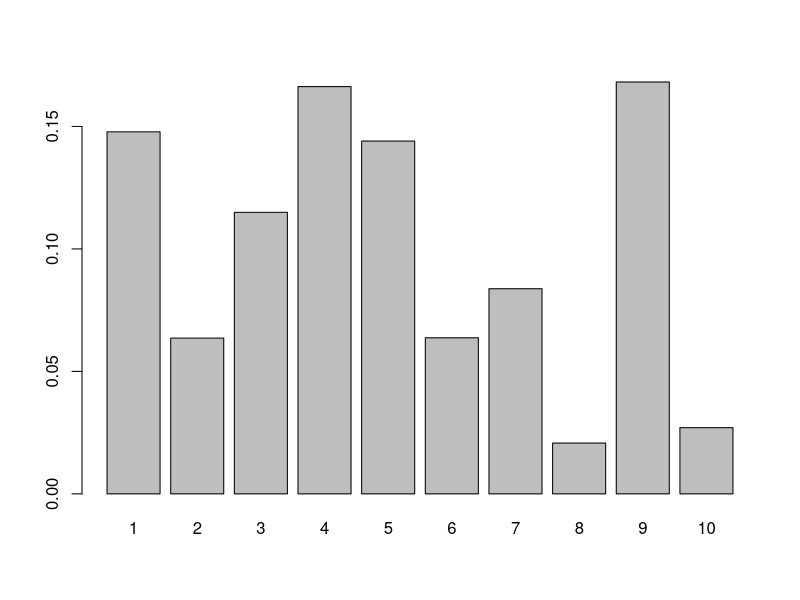
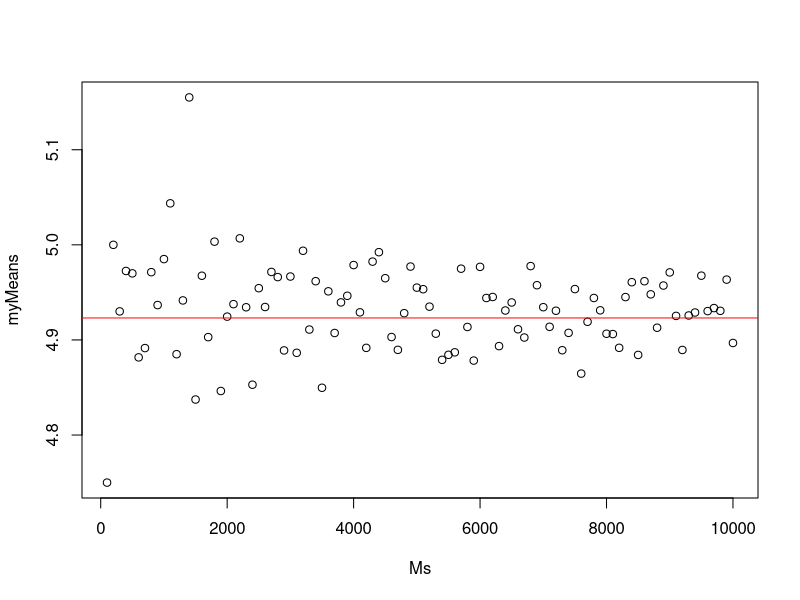
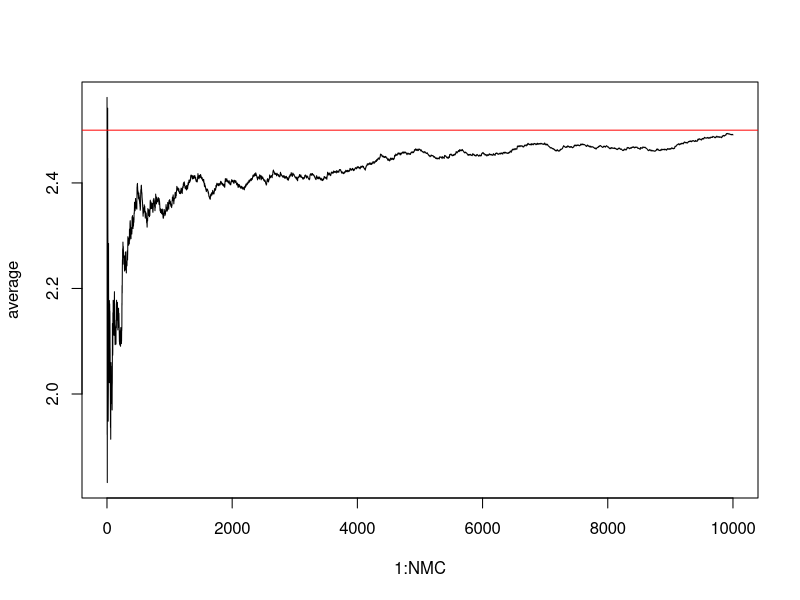
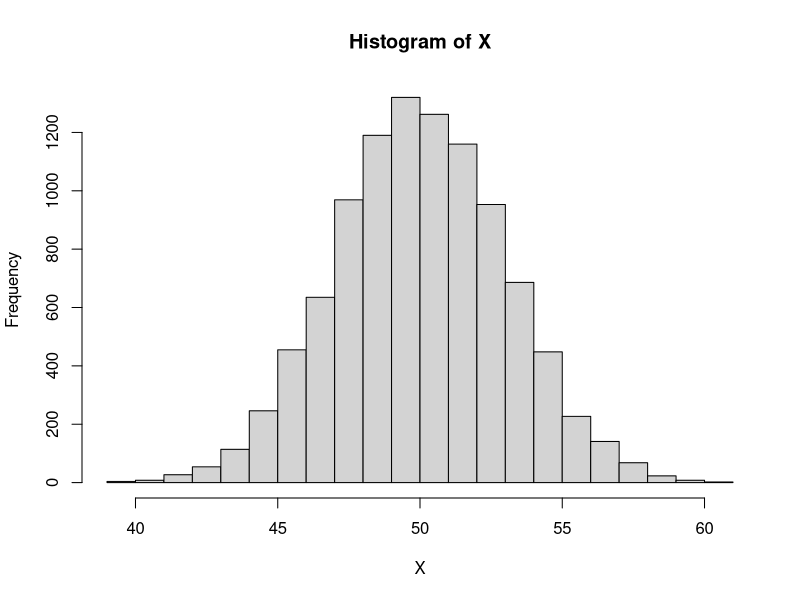
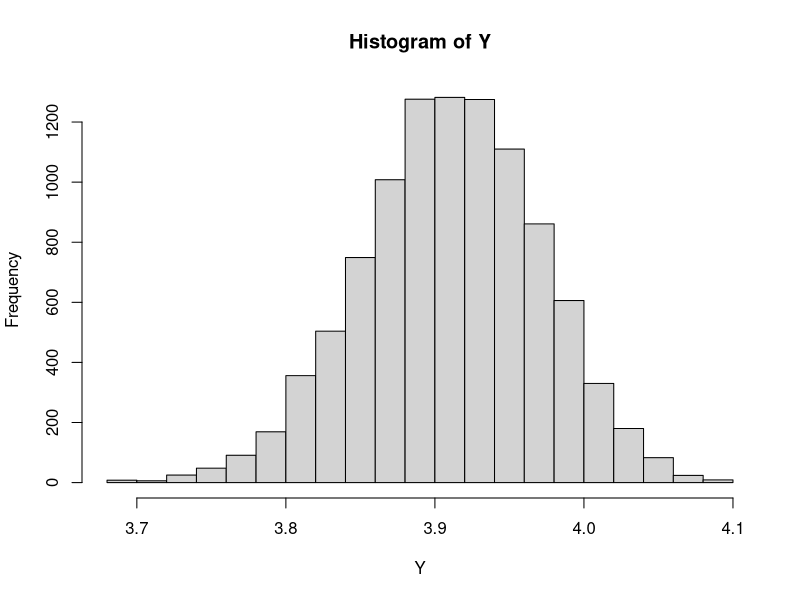
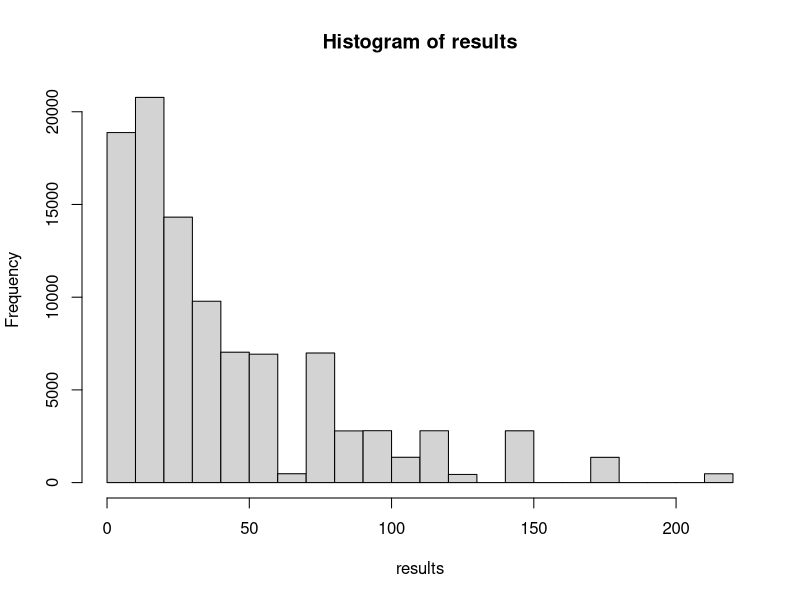
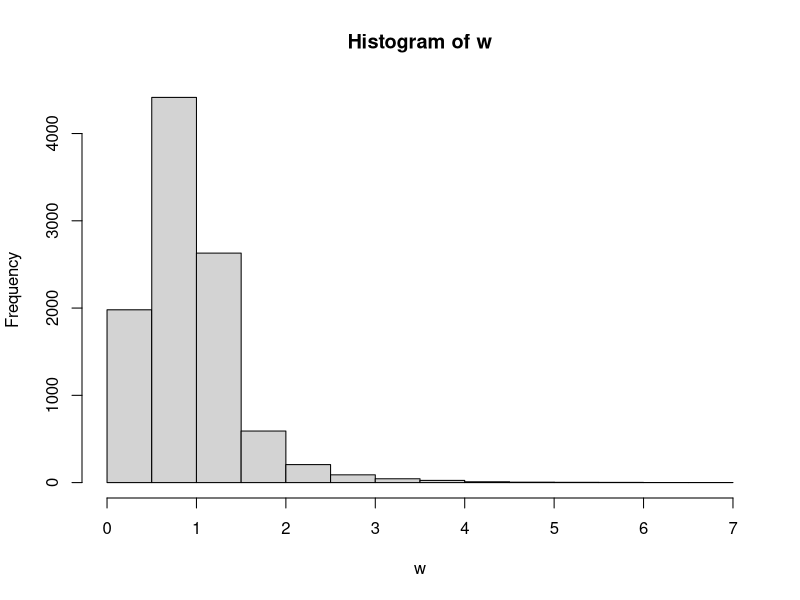
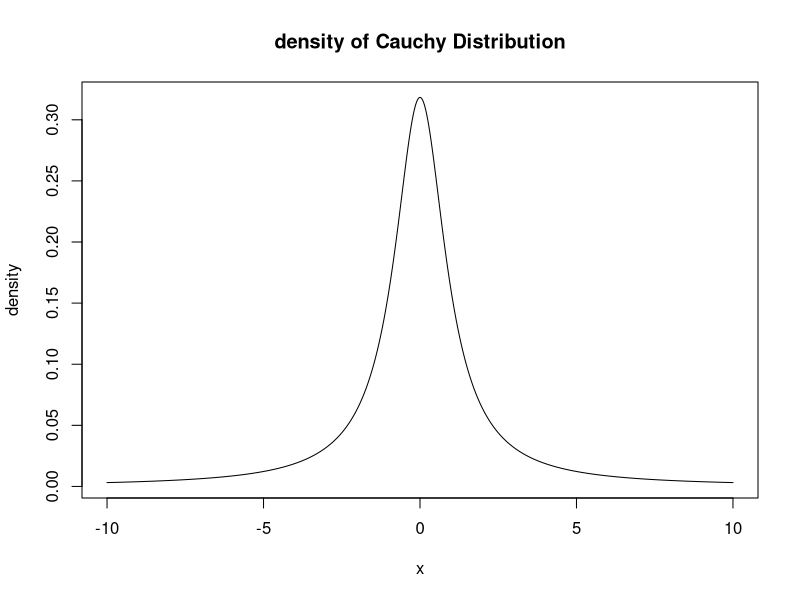

Source code (R) for these figures, in order:
## ---- chunk 1
knitr::opts_chunk$set(echo = TRUE)
## ---- chunk 2
set.seed(2)
NMC <- 100000 #Many Monte Carlo replicates
results <- rep(FALSE, NMC) # a vector for storing results
for(i in 1:NMC){
  X <- rnorm(1,5,3)
  Y <- rexp(1, .2)
  results[i] <- (X > Y) #TRUE or FALSE
}
mean(results)  ### the proportion of TRUES out of all replicates

#equivalently
sum(results) / length(results) # how many TRUEs / total replications
## ---- chunk 3
set.seed(2)
NMC <- 100000 #Many Monte Carlo replicates
X <- rnorm(NMC,5,3)
Y <- rexp(NMC, .2)
mean(X > Y)  ### the proportion of TRUES out of all replicates
## ---- chunk 4
set.seed(2)
NMC <- 100000 #Many Monte Carlo replicates
results <- replicate(NMC, rnorm(1,5,3)>rexp(1,.2))
#replicate( how many times, expression)
#this creates a vector of replicates! So easy!
mean(results)  ### the proportion of TRUES out of all replicates
## ---- chunk 5
x<- 1:10
px <- runif(10)
px <- px / sum(px)
barplot(height=px, names=x)

#Let's peek behind the curtain
(EX <- sum( x * px))
(VarX <- sum(x^2*px) - EX^2)
sum((x-EX)^2*px)
## ---- chunk 6
myMeans <- vector("numeric")
Ms <- seq(100, 10000, 100)
for(M in Ms){
  mySample <- sample(x, prob=px, size=M, replace=TRUE)
  myMeans[M/100] <- mean(mySample)
}
plot(x= Ms, y=myMeans)
abline(h=EX, col="red")
## ---- chunk 7
NMC <- 10000
randomExp <- rexp(NMC, .4)
numerator <- cumsum(randomExp)
average <- numerator / (1:NMC)
plot(x=1:NMC, y=average, type="l")
abline(h=1/.4, col="red")

## ---- chunk 8
set.seed(1)

MCN <- 100   #stands for Monte Carlo N

for(i in 1:5){
  #generate a bunch of values from the random variable
  myData <- rgamma(MCN, shape=5, scale=.5)
#  hist(myData)
  
  #Law of Large Numbers says that the sample average should be close to EX
  print(mean(myData))
  
}

## ---- chunk 9

MCN <- 100000   #stands for Monte Carlo N

#generate a bunch of values from the random variable
myData <- rgamma(MCN, shape=5, scale=.5)

#Law of Large Numbers says that the sample average should be close to EX
mean(myData)
## ---- chunk 10
X <- rexp(1000000, rate=3)
Y <- sqrt(X)
mean(Y)
## ---- chunk 11
mu <- 50
sigma <- 3

NMC <- 10000

X <- rnorm(NMC, mean=mu, sd=sigma)

#Look a the histogram
hist(X)

Y <- log(abs(X))
#histogram of log|X|
hist(Y)

mean(Y)
## ---- chunk 12
NMC <- 100000

results <- FALSE
for(i in 1:NMC){
  results[i] <- prod(sample(6, size=3, replace=TRUE)) #multiples the values in the vector
  
}
mean(results)
hist(results)

## ---- chunk 13
NMC <- 10000
#generate many instances of $X$ and $Y$
x <- runif(NMC, 0, 1)
y <- rexp(NMC, rate=1)
#produce the values of W
w <- y^x
#let's look at the distribution of W, the approximation anyway
hist(w)
#expectation is approximated by taking a sample average
mean(w)
## ---- chunk 14
plot(x=seq(-10,10,.01), y=dcauchy(seq(-10,10,.01)), type="l", main="density of Cauchy Distribution", xlab="x", ylab="density")
## ---- chunk 15
hist(rcauchy(1000))
## ---- chunk 16
NMC <- 10000
randomCauchy <- rcauchy(NMC)
numerator <- cumsum(randomCauchy)
average <- numerator / (1:NMC)
plot(x=1:NMC, y=average, type="l")
abline(h=0, col="red")

## ---- chunk 17
NMC <- 10000
randomT2 <- rt(NMC,2)
numerator <- cumsum(randomT2)
average <- numerator / (1:NMC)
plot(x=1:NMC, y=average, type="l")
abline(h=0, col="red")

## ---- chunk 18
NMC <- 10000
randomT3 <- rt(NMC,3)
numerator <- cumsum(randomT3)
average <- numerator / (1:NMC)
plot(x=1:NMC, y=average, type="l")
abline(h=0, col="red")

## ---- chunk 19
#we can simulate M plays of the game with simply M geometric random values from geom(.5)
M <- 1000000

t <- rgeom(M, .5)  #t is number tails per game
winnings <- 2^t
mean(winnings)
## ---- chunk 20
M <- 1000000 #this is the number of Monte Carlo replicates to make
X <- rnorm(M, mean=8, sd=2)
mean(X > 8.4 & X < 9.9)

## ---- chunk 21
pnorm(9.9, 8,2)- pnorm(8.4, 8,2)
## ---- chunk 22
simulateBirthdays <- function(n){
  #birthdays will be numbers from 1 to 365
  #we'll assume that each day of the year is equally likely (this is probably not true in real life)
  return (sample(x = 1:365, size=n, replace=TRUE))
}

checkSharedBirthdays <- function(birthdays){
  #We'll use the unique function
  #given a vector X of values, unique(X) gives the unique values
  return (length(unique(birthdays)) < length(birthdays))
}
## ---- chunk 23
NMC <- 10000
results <- vector("logical")
for(i in 1:NMC){
  simBirthdays <- simulateBirthdays(19)
  results[i] <- checkSharedBirthdays(simBirthdays)
}
#estimate the probability
mean(results)

## ---- chunk 24
NMC <- 100000
results <- vector("logical")
for(i in 1:NMC){
  simBirthdays <- simulateBirthdays(23)
  results[i] <- checkSharedBirthdays(simBirthdays)
}
#estimate the probability
mean(results)
## ---- chunk 25
#I will dispense with the x coordinates entirely. 
needle.crosses <- function(L, W){
  y <- runif(1, -W, W)
  angle <- runif(1, 0, pi)
  dy <- L/2 * sin(angle)
  y1 <- y-dy
  y2 <- y+dy
  return( floor(y1/W)!= floor(y2/W)) #divide by W tells us which board number the endpoint is on, 
}

buffon.prob <- function(L, W, M){
  results <- rep(0, M)
  for(i in 1:M){
    results[i] <- needle.crosses(L,W)
  }
  return(mean(results))
}

#test
buffon.prob(1, 1, 10000)

#What if the floor boards are 2 units wide??
buffon.prob(1, 2, 10000)


## ---- chunk 26
generate_game_state <- function() {
  # Generate a random instance of the Monty Hall game.
  # That is, a random assignment of prizes to doors
  # and an initial guess for our contestant.
  # Generate an assignment of prizes/goats to doors.
  # We'll encode the Grand Prize as a 1 and the goats as 0s.
  # Reminder: sample(v) just returns a random permutation
  # of the entries of v.
  prizes <- sample( c(1,0,0) );
  # Now, let's randomly pick a door to guess.
  # We pick door number 1, 2 or 3.
  # Use sample() to choose from {1,2,3} uniformly at random
  doors <- c(1,2,3)
  guess <- sample( doors, size=1);
  # Record the other two doors.
  # x[-c] returns the entries of x NOT in vector c.
  otherdoors <- doors[-guess];
  
  # Return a list object, which will be easier to work with
  # when we want to access the different pieces of game
  # information
  game <- list(prizes=prizes, guess=guess,
               otherdoors=otherdoors );
  return( game )
}

run_game_noswitch <- function() {
  # Run one iteration of Let's Make a Deal,
  # in which we do NOT switch our guess.
  
  # Generate a game.
  game <- generate_game_state()
  # Now, Monty Hall has to reveal a door to us.
  # If we were switching our guess, we would need to do some
  # extra work to check some conditions (see below for that),
  # but since we're not switching, let's just cut to the
  # chase and see if we won the prize or not.
  # Remember, game$prizes is a vector of 0s and 1s, encoding
  #     the prizes behind the three doors.
  # game$guess is 1, 2 or 3, encoding which door we guessed
  return( game$prizes[game$guess] )
}

run_game_yesswitch <- function() {
  # Run one iteration of Let's Make a Deal,
  # in which we DO switch our guess.
  
  # Generate a game.
  game <- generate_game_state()
  guess <- game$guess; # We're going to switch this guess.
  # Now, Monty Hall has to reveal a door to us.
  # To do that, we need to look at the other doors,
  # and reveal that one of them has a goat behind it.
  # game$otherdoors is a vector of length 2, encoding the
  # two doors that we didn't look at.
  # So let's look at them one at a time.
  # Note: there are other, more clever ways to write
  # this code, but this is the simplest implementation
  # to think about, in my opinion.
  if( game$prizes[game$otherdoors[1]]==0 ){
    # The first non-guessed door doesn't have a goat
    # behind it, so Monty Hall shows us the goat behind
    # that door, and we need to switch our guess to the
    # *other* door that we didn't choose.
    guess <- game$otherdoors[2];
  } else {
    # If the Grand Prize is behind otherdoors[1],
    # so that game$otherdoors[1]]==1,
    # then Monty Hall is going to show us a goat behind
    # otherdoors[2], and we have the option to switch our
    # guess to otherdoors[1],
    # and we will exercise that option
    guess <- game$otherdoors[1];
  }
  # Now check if we won the prize!
  return( game$prizes[guess] )
}
## ---- chunk 27
M <- 1e4;
noswitch_wins <- 0;
for(i in 1:M) {
  noswitch_wins <- noswitch_wins + run_game_noswitch()
}

noswitch_wins/M
## ---- chunk 28
M <- 1e4;
yesswitch_wins <- 0;
for(i in 1:M) {
  yesswitch_wins <- yesswitch_wins + run_game_yesswitch()
}

yesswitch_wins/M
## ---- chunk 29
NMC<- 100000
results <- rep(0, NMC)
for(i in 1:NMC){
  Y1 <- rnorm(1, 3, 5)
  Y2 <- rnorm(1, 6, 6)
  Y3 <- rnorm(1, -2, 9)
  X <- Y1*Y2*Y3
  results[i] <- (X < 13)
}
mean(results)

## ---- chunk 30
dieY <- c(3,3,3,3,3,3)
dieB <- c(0,0,4,4,4,4)
dieG <- c(1,1,1,5,5,5)
dieR <- c(2,2,2,2,6,6)

notTdice <- data.frame(dieY,dieB,dieG,dieR)

rollDice <- function(die1,die2,N){
  #true if player 1 wins
  return(sample(notTdice[,die1],N,replace=TRUE) > sample(notTdice[,die2],N,replace=TRUE))
}

MCN <- 100000

dieColors <- c("yellow","blue","green","red")

for(i in 1:3){
  for(j in ((i+1):4)){
    results =rollDice(i,j,MCN)
    print(paste(dieColors[i],
                "vs",
                dieColors[j],
                ":",
                dieColors[i],
                "win proportion is ",
                mean(results)))
  }
}

## ---- chunk 31
dieA <- c(1, 2, 5, 6, 7, 9)
dieB <- c(1, 3, 4, 5, 8, 9)
dieC <- c(2, 3, 4, 6, 7, 8)

notTdice <- data.frame(dieA,dieB,dieC)

rollDice <- function(die1,die2,N){
  #true if player 1 wins
  results <- rep(0,N)
  P1Rolls <- sample(notTdice[,die1],N,replace=TRUE)
  P2Rolls <- sample(notTdice[,die2],N,replace=TRUE)
  results[ P1Rolls > P2Rolls] <- 1
  results[P1Rolls < P2Rolls] <- -1
  return(results)
}
MCN <- 1000000
dieNames <- c("A","B","C")
resultsTable <- data.frame(P1<-vector("character"),
                           P2<-vector("character"),
                           Win<-vector("numeric"),
                           Tie<-vector("numeric"),
                           Lose<-vector("numeric"))
for(i in 1:2){
  for(j in ((i+1
             ):3)){
    results =rollDice(i,j,MCN)
    resultsTable <- rbind(resultsTable,
                          c(dieNames[i],
                            dieNames[j],
                            mean(results == 1),
                            mean(results == 0),
                            mean(results == -1)))
  }
}
resultsTable
names(resultsTable) <- c("P1 Die","P2 Die","P1 win","Tie","P2 Win")

## ---- chunk 32
g <- function(x){
  return(3*x - 2*log(x)-x^2)
}

M <- 100000
results <- vector("numeric") #empty numerical vector

#I am going to sample from X~unif(7,14) and I want to evalute h(x) = g(x)/f(x), where f(x) is the density of X

for(i in 1:M){
  x <- runif(1, 7, 14)
  results[i] <- g(x)/dunif(x, 7, 14) #this is h(x)
}
mean(results)

## ---- chunk 33
-2*log(13492928512)-3395/6
## ---- chunk 34
M <- 10000

#step 1, sample from unif(1,7) 
x <- runif(M, 1,7)
g <- function(x){
  log(3*x^2-2)*sin(x)
}
f <- function(x){
  dunif(x, 1, 7)
}
h <- g(x)/f(x)

mean(h)
## ---- chunk 35
NMC <- 100000
Ns <- 0
for(i in 1:NMC){
  Ns[i] = min(which(cumsum(runif(100))>1))
}
mean(Ns)
## ---- chunk 36
#Check the value
exp(1)
## ---- chunk 37
NMC <- 10000; # Number of Monte Carlo replicates
par(pty = "s")
plot(NA,NA, xlim=c(-1,1), ylim=c(-1,1))

in_circ <- 0; # Count how many points landed in the circle
# For-loop over the MC replicates
for(i in 1:NMC){
  
  # for each point, generate (x,y) randomly between -1 and 1
  point <- runif(n=2, min=-1, max=1);
  # to be inside circle, our point must satisfy xˆ2 + yˆ2 <= 1
  if(point[1]^2 + point[2]^2 <= 1){
  # if inside, add to count
    in_circ <- in_circ+1
    points(point[1],point[2])
  }
}

#To get proportion of square covered, take in_circ/N
prop <- in_circ/NMC
# to get our estimate of pi, multiply by 4.
pi.mc <- 4*prop
pi.mc
## ---- chunk 38
NMC <- 100000
distances <- numeric(NMC)

for(i in 1:NMC){
  x1 <- runif(2, min=0, max=1)
  x2 <- runif(2, min=0, max=1)
  distances[i] <- sqrt((x1[1] - x2[1])^2 + 
                         (x1[2] - x2[2])^2)
}
mean(distances)
## ---- chunk 39
#Sample from the normal distribution, let's get 1000 values from N(mean=5, var=8^2)
X <- rnorm(10000, 5, sd=8)

hist(X)

#What are the first 5 sampled values?
X[1:5]

#SO far we haven't looked at F(X). Remember, the CDF, F(x) is defined as Pr(X <= x)
#To find these we can look at pnorm
pnorm(X[1:5], 5, sd=8)

#what if we looked at pnorm for ALL values
#How would the pnorms be distributed?

hist(pnorm(X, 5, sd=8))
## ---- chunk 40
n.values <- rnorm(10000, mean=6, sd=2)
## ---- chunk 41
hist(n.values)
## ---- chunk 42
n.values[1:5]
pnorm(n.values[1:5], mean=6, sd=2)
## ---- chunk 43
hist(pnorm(n.values, mean=6, sd=2), breaks=10)

## ---- chunk 44
exp.values <- rexp(10000, rate=3)
hist(exp.values)
## ---- chunk 45
hist(pexp(exp.values, rate=3))
## ---- chunk 46
probs <- seq(.01,.99,.005)
percentiles <- qnorm(probs)

plot(x=seq(-2,2,.1), pnorm(seq(-2,2,.1)), type="l")
segments(percentiles,0,percentiles, probs, lwd=3, col=rgb(0,0,0,.5))
segments(-2,probs,percentiles, probs)

## ---- chunk 47
u <- runif(10000)  #These are my values sampled uniformly
                   # at random from 0 to 1. These represent
                   # Left tail probabilities
x <- qnorm(u, mean=6, sd=2)

mean(x)
sd(x)
hist(x, probability=TRUE)
lines(seq(0,12,.1), dnorm(seq(0,12,.1),6,2), col="blue")
## ---- chunk 48
x<- seq(0, 6, .1)
plot(x, dexp(x,.4), type="l", main="Exp(.4) density curve")

## ---- chunk 49
probs <- seq(.01,.99,.01)
percentiles <- qexp(probs, .4)

plot(x=percentiles, pexp(percentiles,.4), type="l")
segments(percentiles,0,percentiles, probs, lwd=3, col=rgb(0,0,0,.5))
segments(-2,probs,percentiles, probs)

## ---- chunk 50
x<- seq(0, 20,.1)
y<- dexp(x, rate=1)
plot(x,y, type="l", main="the density function of X ~ exp(1)")

## ---- chunk 51
#Here is what R would do
U <- runif(1000)
X <- qexp(U, rate=1) #This is the inverse CDF of X
#in theory, X data should be distributed by exp(1)
hist(X, probability=TRUE)
lines(x,y, col="red")

## ---- chunk 52
U <- runif(10000)
X <- (8*U)^(1/3)
hist(X, probability=TRUE)
lines(x=seq(0, 2, .1), y=3/8*seq(0, 2, .1)^2, col="red")
## ---- chunk 53
t <- seq(0,2, by=.01)
plot(t, 3/8*t^2, type="l", main="pdf of x")
## ---- chunk 54
U <- runif(10000, min=0, max=1)
X <- (8*U)^(1/3)

hist(X, probability=TRUE)
lines(x =seq(0,2,.1), y=3/8*(seq(0,2,.1)^2), col="red")

